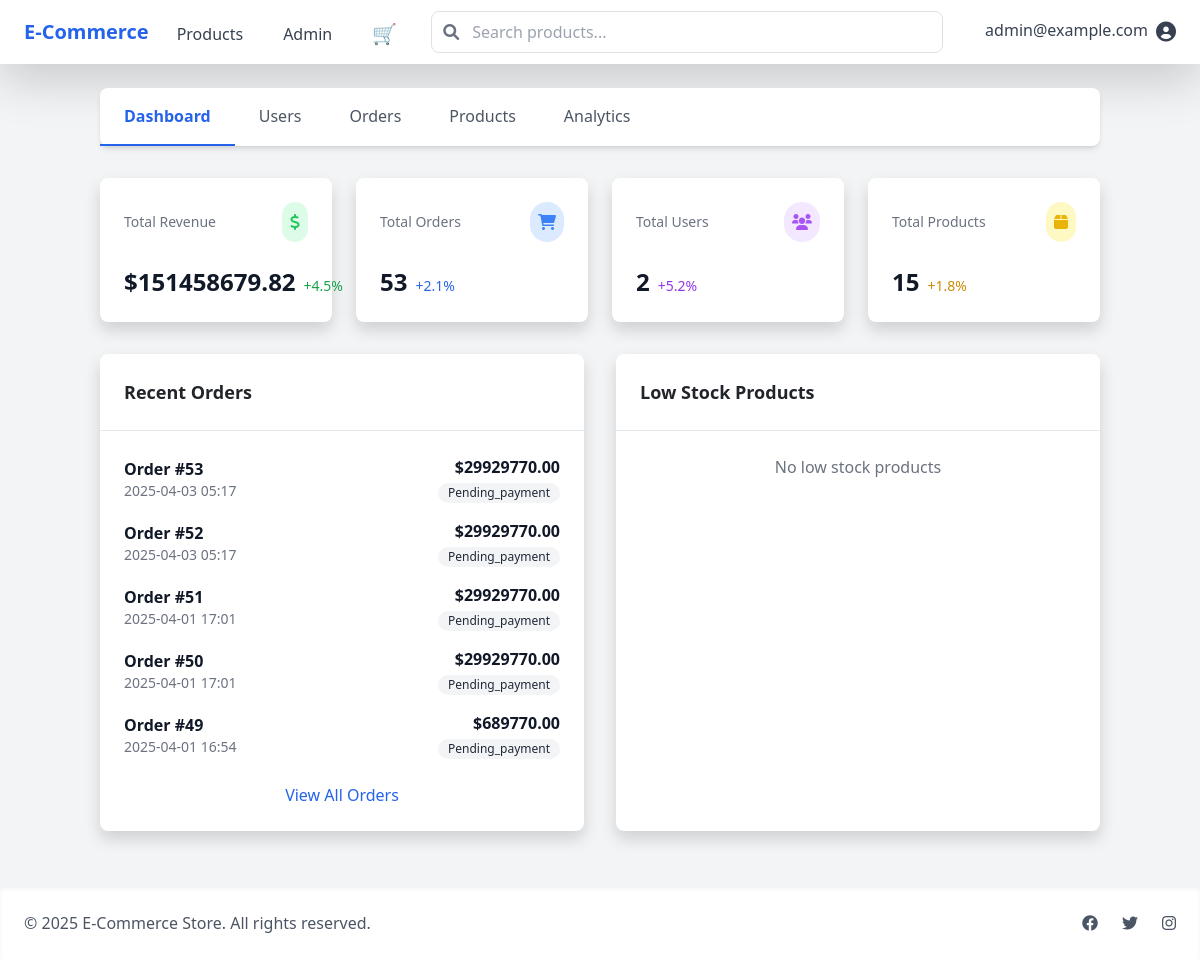
Page /admin/ (signed in) on the earlier database version.
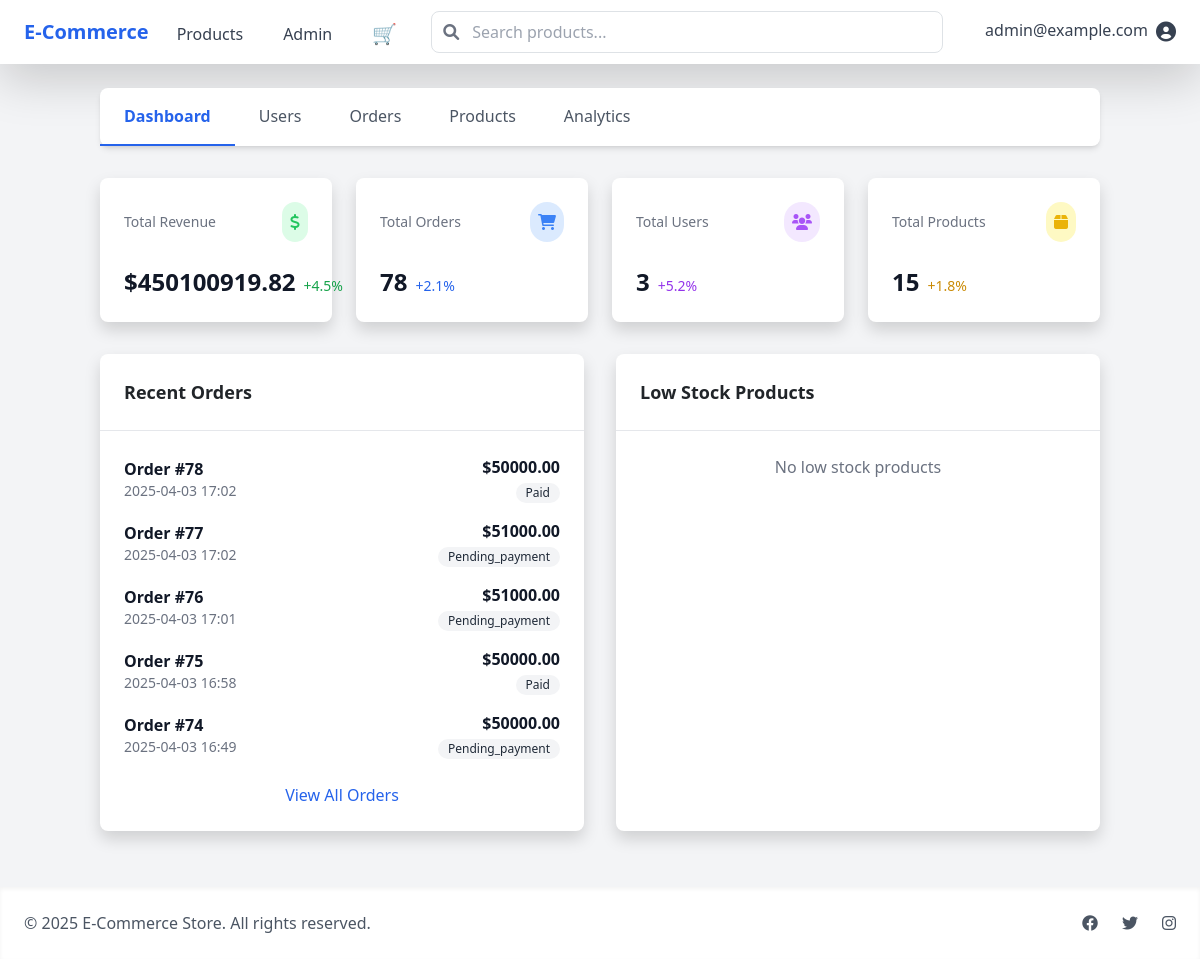
Same page on the later database version.
### models/order.py (models this page shows, shortened)
class Order(db.Model):
    __tablename__ = 'orders'
    id = db.Column(db.Integer, primary_key=True)
    user_id = db.Column(db.Integer, db.ForeignKey('users.id'), nullable=False)
    status = db.Column(db.Enum(OrderStatus), nullable=False, default=OrderStatus.PENDING_PAYMENT)
    total_amount = db.Column(db.Integer, nullable=False)  # Amount in VND
    shipping_address = db.Column(db.Text, nullable=False)
    billing_first_name = db.Column(db.String(100))
    billing_last_name = db.Column(db.String(100))
    billing_address = db.Column(db.Text)
    billing_city = db.Column(db.String(100))
    billing_state = db.Column(db.String(100))
    billing_zip = db.Column(db.String(20))
    payment_method = db.Column(db.String(50), nullable=False)
    payment_id = db.Column(db.String(100))  # External payment reference
    tracking_number = db.Column(db.String(100))
    notes = db.Column(db.Text)
    created_at = db.Column(db.DateTime, default=datetime.utcnow)
    updated_at = db.Column(db.DateTime, default=datetime.utcnow, onupdate=datetime.utcnow)
    items = db.relationship('OrderItem', back_populates='order', lazy=True, cascade='all, delete-orphan')

### routes/admin.py (the view)
@admin_bp.route('/admin/')
@login_required
@admin_required
def dashboard():
    total_users = User.query.count()
    total_products = Product.query.count()
    total_orders = Order.query.count()
    revenue = db.session.query(func.sum(Order.total_amount)).scalar() or 0
    recent_orders = Order.query.order_by(Order.created_at.desc()).limit(5).all()
    low_stock = Product.query.filter(Product.stock < 10).all()
    return render_template('admin/dashboard.html',
                         total_users=total_users,
                         total_products=total_products,
                         total_orders=total_orders,
                         revenue=revenue,
                         recent_orders=recent_orders,
                         low_stock=low_stock)

### routes/auth.py (called while the page is built)
def admin_required(f):
    @wraps(f)
    def decorated_function(*args, **kwargs):
        if not current_user.is_authenticated or not current_user.is_admin:
            flash('You need administrator privileges to access this page.', 'error')
            return redirect(url_for('main.home'))
        return f(*args, **kwargs)
    return decorated_function

### templates/admin/dashboard.html (shortened to what the changed rows need)
{% extends "base.html" %}
{% block content %}
<div class="container mx-auto">
    <div class="grid grid-cols-1 md:grid-cols-2 lg:grid-cols-4 gap-6 mb-8">
        <div class="bg-white rounded-lg shadow p-6">
            <div class="flex items-baseline">
                <span class="text-2xl font-bold text-gray-900">${{ "%.2f"|format(revenue) }}</span>
                <span class="ml-2 text-sm text-green-600">+4.5%</span>
            </div>
        </div>
        <div class="bg-white rounded-lg shadow p-6">
            <div class="flex items-baseline">
                <span class="text-2xl font-bold text-gray-900">{{ total_orders }}</span>
                <span class="ml-2 text-sm text-blue-600">+2.1%</span>
            </div>
        </div>
        <div class="bg-white rounded-lg shadow p-6">
            <div class="flex items-baseline">
                <span class="text-2xl font-bold text-gray-900">{{ total_users }}</span>
                <span class="ml-2 text-sm text-purple-600">+5.2%</span>
            </div>
        </div>
    </div>
    <div class="grid grid-cols-1 lg:grid-cols-2 gap-8">
        <div class="bg-white rounded-lg shadow">
            <div class="p-6 border-b border-gray-200">
                <h2 class="text-lg font-bold">Recent Orders</h2>
            </div>
            <div class="p-6">
                {% if recent_orders %}
                <div class="space-y-4">
                    {% for order in recent_orders %}
                    <div class="flex items-center justify-between">
                        <div>
                            <p class="font-semibold text-gray-900">Order #{{ order.id }}</p>
                            <p class="text-sm text-gray-500">{{ order.created_at.strftime('%Y-%m-%d %H:%M') }}</p>
                        </div>
                        <div class="text-right">
                            <p class="font-semibold text-gray-900">${{ "%.2f"|format(order.total_amount) }}</p>
                            <span class="inline-flex items-center px-2.5 py-0.5 rounded-full text-xs font-medium
                                       {% if order.status.value == 'paid' %}bg-green-100 text-green-800
                                       {% elif order.status.value == 'pending' %}bg-yellow-100 text-yellow-800
                                       {% else %}bg-gray-100 text-gray-800{% endif %}">
                                {{ order.status.value|title }}
                            </span>
                        </div>
                    </div>
                    {% endfor %}
                </div>
                {% else %}
                <p class="text-gray-500 text-center">No recent orders</p>
                {% endif %}
            </div>
        </div>
        <div class="bg-white rounded-lg shadow">
            <div class="p-6 border-b border-gray-200">
                <h2 class="text-lg font-bold">Low Stock Products</h2>
            </div>
        </div>
    </div>
</div>
{% endblock %}

Differences in the rows shown:
no longer on this page (row unchanged): Order: id "53", created_at "2025-04-03 05:17", total_amount "29929770.00", status.value "Pending_payment"
no longer on this page (row unchanged): Order: id "52", created_at "2025-04-03 05:17", total_amount "29929770.00", status.value "Pending_payment"
no longer on this page (row unchanged): Order: id "51", created_at "2025-04-01 17:01", total_amount "29929770.00", status.value "Pending_payment"
no longer on this page (row unchanged): Order: id "50", created_at "2025-04-01 17:01", total_amount "29929770.00", status.value "Pending_payment"
no longer on this page (row unchanged): Order: id "49", created_at "2025-04-01 16:54", total_amount "689770.00", status.value "Pending_payment"
added Order: id "78", created_at "2025-04-03 17:02", total_amount "50000.00", status.value "Paid"
added Order: id "77", created_at "2025-04-03 17:02", total_amount "51000.00", status.value "Pending_payment"
added Order: id "76", created_at "2025-04-03 17:01", total_amount "51000.00", status.value "Pending_payment"
added Order: id "75", created_at "2025-04-03 16:58", total_amount "50000.00", status.value "Paid"
added Order: id "74", created_at "2025-04-03 16:49", total_amount "50000.00", status.value "Pending_payment"
Other differences:
{{ "%.2f"|format(revenue) }}: "151458679.82" → "450100919.82"
{{ total_orders }}: "53" → "78"
{{ total_users }}: "2" → "3"
